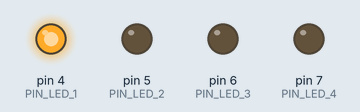
This sketch was run on a simulated Arduino Uno, built with avr-gcc and run on an emulated ATmega328P. On the bench: output pins drawn as LEDs (lit = HIGH).

Above: at 0.05 s.
At 0.65 s:
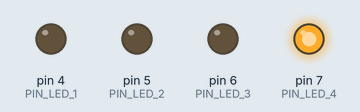
At 0.85 s:
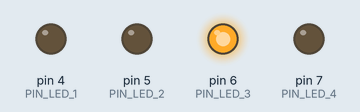
At 1.75 s:
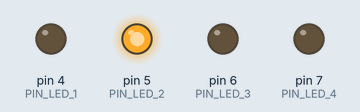
At 2.9 s:
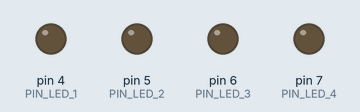
Timing chart, 0 to 3.5 s (numbered marks = the images above):
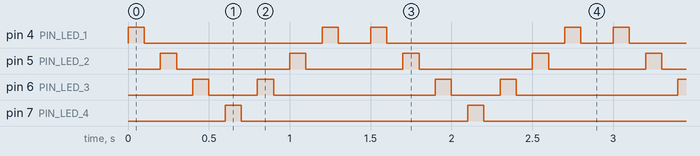

Measured:
- by itself, pin 4 (PIN_LED_1): repeats every 1.5 s: LOW 1.1 s, HIGH 0.10 s, LOW 0.20 s, HIGH 0.10 s
- by itself, pin 5 (PIN_LED_2): alternates HIGH for 0.10 s and LOW for 0.65 s
- by itself, pin 6 (PIN_LED_3): repeats every 1.5 s: LOW 0.30 s, HIGH 0.10 s, LOW 1.0 s, HIGH 0.10 s
- by itself, pin 7 (PIN_LED_4): alternates HIGH for 0.10 s and LOW for 1.4 s

The sketch:

Ejercicio01-Vicente.ino
```cpp
//Ejercicio01 - Enrique
#define PIN_LED_1 4
#define PIN_LED_2 5 //PWM
#define PIN_LED_3 6 //PWM
#define PIN_LED_4 7

void setup() {

  Serial.begin(9600);
  // put your setup code here, to run once:
  pinMode(PIN_LED_1, OUTPUT);
  pinMode(PIN_LED_2, OUTPUT);
  pinMode(PIN_LED_3, OUTPUT);
  pinMode(PIN_LED_4, OUTPUT);
}

void loop() {

  for (int i=PIN_LED_1;i<PIN_LED_4;i++){
    digitalWrite(i, HIGH);
    delay(100);
    digitalWrite(i, LOW);
    delay(100);
  }

  for (int i=PIN_LED_4;i>=PIN_LED_1;i--){
    digitalWrite(i, HIGH);
    delay(100);
    digitalWrite(i, LOW);
    delay(100);
  }

  delay(100);


}
```
